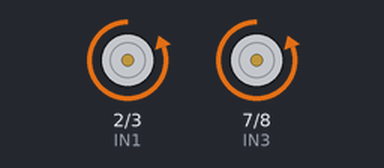
The sketch below on a simulated Arduino Uno, built with avr-gcc and run on an emulated ATmega328P. Parts: motor-driver pin pairs drawn as motors (green arrow = first pin HIGH = forward, orange = second pin HIGH = backward, longer = more drive, scaled by the enable pin). At 7.4 s the program stops and its outputs stay as they are.

Above: at 0.1 s.
At 1.3 s:
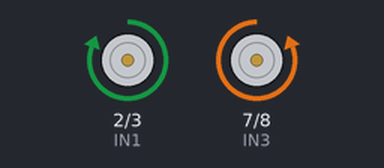
At 3.8 s:
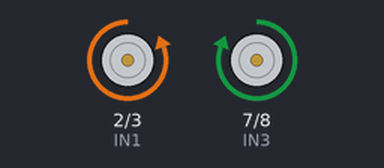
At 6.9 s:
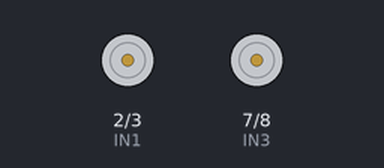
Timing chart, 0 to 8.4 s (numbered marks = the images above):
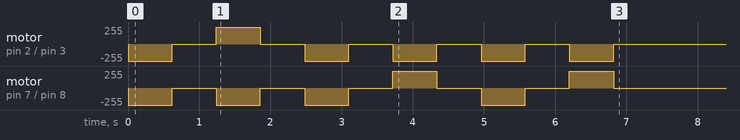

Measured:
- by itself, motor on pin 2 (IN1) / pin 3 (IN2): stopped → backward 255/255 at 0.00 s, → stopped 0.62 s later, → forward 255/255 0.62 s later, → stopped 0.62 s later, … (12 changes in this stretch)
- by itself, motor on pin 7 (IN3) / pin 8 (IN4): stopped → backward 255/255 at 0.00 s, → stopped 0.62 s later, → backward 255/255 0.62 s later, → stopped 0.62 s later, … (12 changes in this stretch)

The sketch:

control_motores.ino
```cpp
int IN1 = 2;    //Se definen pines de salida correspondientes al módulo de control
int IN2 = 3;
int ENA = 5;    //Recomendable que ENA y ENB estén conectados a pines PWB para mayor eficiencia en los comandos
int IN3 = 7;
int IN4 = 8;
int ENB = 9;

void setup(){
  pinMode(IN1, OUTPUT);  //Se definen los mencionados pines como salidas
  pinMode(IN2, OUTPUT);
  pinMode(ENA, OUTPUT);
  pinMode(IN3, OUTPUT);
  pinMode(IN4, OUTPUT);
  pinMode(ENB, OUTPUT);
}

void loop(){
  //Avance
  digitalWrite(ENA, HIGH);
  digitalWrite(IN1, LOW);
  digitalWrite(IN2, HIGH);

  digitalWrite(ENB, HIGH);
  digitalWrite(IN3, LOW);
  digitalWrite(IN4, HIGH);
  delay("t");               //El tiempo de avance quedaría por determinar, pues la velocidad angular es función de la tensión
                            //Unidades de tiempo: milisegundos
  //Frenado
  digitalWrite(ENA, LOW);
  digitalWrite(ENB, LOW);
  delay("t");               //Tiempo a determinar según pruebas

  //Rotación antihoraria (giro a izquierdas)
  digitalWrite(ENA, HIGH);
  digitalWrite(IN1, HIGH);
  digitalWrite(IN2, LOW);

  digitalWrite(ENB, HIGH);
  digitalWrite(IN3, LOW);
  digitalWrite(IN4, HIGH);
  delay("t");               //El tiempo de rotación antihoraria quedaría por determinar, pues la velocidad angular es función de la tensión

  //Frenado
  digitalWrite(ENA, LOW);
  digitalWrite(ENB, LOW);
  delay("t");               //Tiempo a determinar según pruebas

  //Avance
  digitalWrite(ENA, HIGH);
  digitalWrite(IN1, LOW);
  digitalWrite(IN2, HIGH);

  digitalWrite(ENB, HIGH);
  digitalWrite(IN3, LOW);
  digitalWrite(IN4, HIGH);
  delay("t");               //El tiempo de avance quedaría por determinar, pues la velocidad angular es función de la tensión

  //Frenado
  digitalWrite(ENA, LOW);
  digitalWrite(ENB, LOW);
  delay("t");               //Tiempo a determinar según pruebas

  //Rotación horaria (giro a derechas)
  digitalWrite(ENA, HIGH);
  digitalWrite(IN1, LOW);
  digitalWrite(IN2, HIGH);

  digitalWrite(ENB, HIGH);
  digitalWrite(IN3, HIGH);
  digitalWrite(IN4, LOW);
  delay("t");               //El tiempo de rotación horaria quedaría por determinar, pues la velocidad angular es función de la tensión

  //Frenado
  digitalWrite(ENA, LOW);
  digitalWrite(ENB, LOW);
  delay("t");               //Tiempo a determinar según pruebas

  //Avance
  digitalWrite(ENA, HIGH);
  digitalWrite(IN1, LOW);
  digitalWrite(IN2, HIGH);

  digitalWrite(ENB, HIGH);
  digitalWrite(IN3, LOW);
  digitalWrite(IN4, HIGH);
  delay("t");               //El tiempo de avance quedaría por determinar, pues la velocidad angular es función de la tensión

  //Frenado
  digitalWrite(ENA, LOW);
  digitalWrite(ENB, LOW);
  delay("t");               //Tiempo a determinar según pruebas

  //Rotación 180 grados
  ;digitalWrite(ENA, HIGH);  //Colocación del rover para el segundo tramo
  digitalWrite(IN1, LOW);
  digitalWrite(IN2, HIGH);

  digitalWrite(ENB, HIGH);
  digitalWrite(IN3, HIGH);
  digitalWrite(IN4, LOW);
  delay("t");               //El tiempo de rotación horaria quedaría por determinar, pues la velocidad angular es función de la tensión

  //Frenado
  digitalWrite(ENA, LOW);
  digitalWrite(ENB, LOW);
  delay("t");               //Tiempo a determinar según pruebas

  exit(0);                  //Instrucción para salir del bucle al completar el primer tramo (no es seguro que funcione, probar)
}
```
